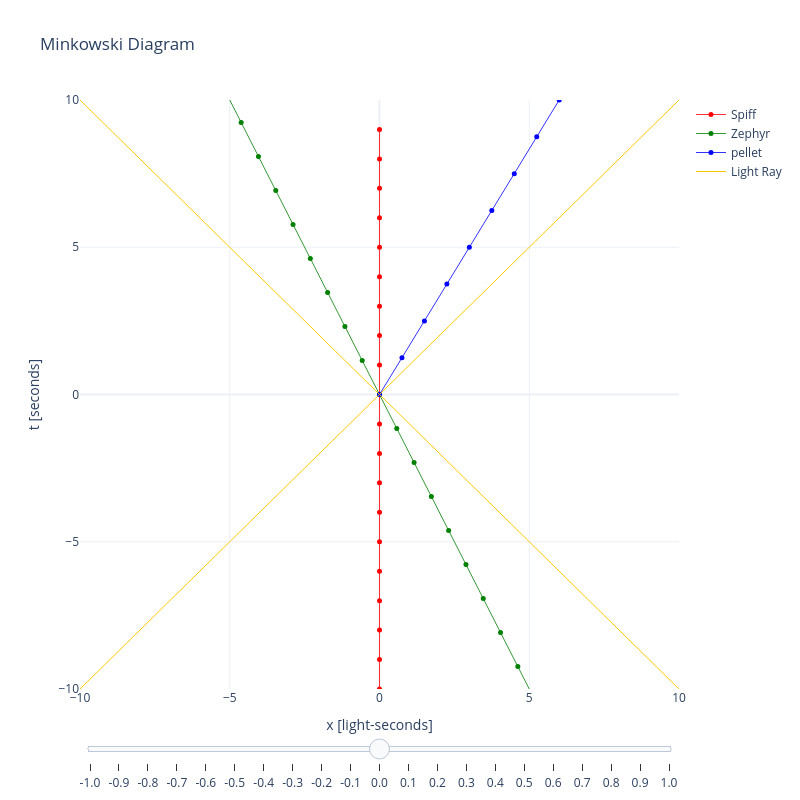

Write notebook code for a chart like this one.
### Markdown cell above
## Spaceman Spiff shoots the pellet

Finally, we make a space-time diagram for the problem at hand. We initially take the point of view of Spiff, so Spiff is not moving (vertical line). Zephyr is moving to the left at 0.5$c$ (so negative). The railgun pellet is fired right when Spiff crosses Zephyr, at a velocity of 0.6$c$. You can now move the slider to Zephyr's reference frame (so their line is vertical) and see that the pellet still does not go faster than $c$. From the slope of the pellet you find the
velocity of the pellet in Zephyr's rest frame.

### Code cell
plot = MinkowsiPlot()
plot.ShowAltAxes=False

spiff = Actor("Spiff",0.,0.,'red')
zephyr = Actor("Zephyr",-0.5,0.,'green')
pellet = Actor("pellet",0.6,0.,'blue')
pellet.PositiveOnly=True

plot.add_actor(spiff)
plot.add_actor(zephyr)
plot.add_actor(pellet)

fig = plot.make_figure()

fig.show()
